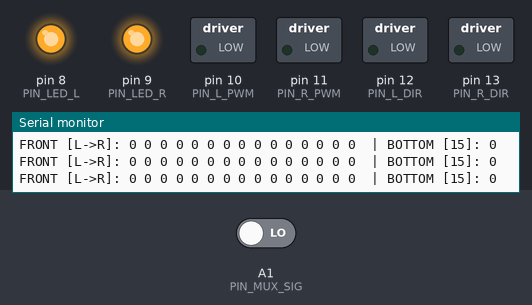
Recording of a sketch running on a simulated Arduino Leonardo, built with avr-gcc and run on an emulated ATmega32U4. Shown: switched loads named in the sketch (green lamp = pin HIGH), output pins drawn as LEDs (lit = HIGH), the last lines printed to the serial monitor. The test bench sets the inputs (shaded band); at power-on: A1 (PIN_MUX_SIG) LOW. Pins used as bus, display or sensor lines are not drawn.

Above: at 1.2 s.
1.3 s: A1 (PIN_MUX_SIG) driven HIGH
At 1.8 s:
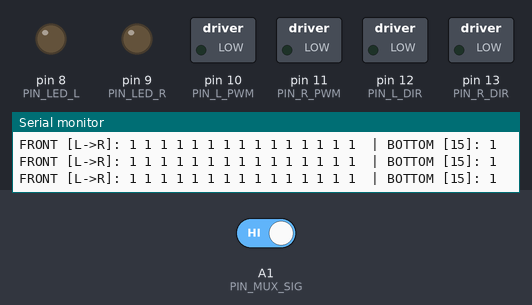
2.8 s: A1 (PIN_MUX_SIG) driven LOW
At 4.1 s:
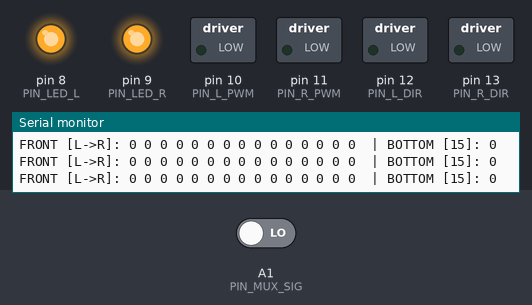
Timing chart, 0 to 5.8 s (numbered marks = the images above; inputs shaded):
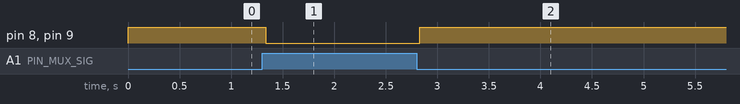

Measured:
- after the input at 1.3 s, pin 8 (PIN_LED_L), pin 9 (PIN_LED_R): HIGH → LOW at once
- after the input at 2.8 s, pin 8 (PIN_LED_L), pin 9 (PIN_LED_R): LOW → HIGH at once

The sketch:

ir_array_test.ino
```cpp
/*
 * JSumo XPulse - 16-Sensor Multiplexer Test
 * Board: Tools > Board > "Arduino Leonardo"
 * Serial Monitor: 115200 baud
 */

const uint8_t PIN_MUX_S0  = A2;  // Mux select bit 0 (LSB)
const uint8_t PIN_MUX_S1  = A4;  // Mux select bit 1
const uint8_t PIN_MUX_S2  = A5;  // Mux select bit 2
const uint8_t PIN_MUX_S3  = 4;   // Mux select bit 3 (MSB)
const uint8_t PIN_MUX_SIG = A1;  // Multiplexer signal output

const uint8_t PIN_LED_L   = 8;
const uint8_t PIN_LED_R   = 9;

// Motor pins (kept LOW so robot stays stationary)
const uint8_t PIN_L_PWM   = 10;
const uint8_t PIN_L_DIR   = 12;
const uint8_t PIN_R_PWM   = 11;
const uint8_t PIN_R_DIR   = 13;

uint8_t sensorVal[16];

void selectMuxChannel(uint8_t ch) {
  digitalWrite(PIN_MUX_S0, (ch & 0x01) ? HIGH : LOW);
  digitalWrite(PIN_MUX_S1, (ch & 0x02) ? HIGH : LOW);
  digitalWrite(PIN_MUX_S2, (ch & 0x04) ? HIGH : LOW);
  digitalWrite(PIN_MUX_S3, (ch & 0x08) ? HIGH : LOW);
  delayMicroseconds(25); // Allow multiplexer output to settle
}

void setup() {
  pinMode(PIN_MUX_S0, OUTPUT);
  pinMode(PIN_MUX_S1, OUTPUT);
  pinMode(PIN_MUX_S2, OUTPUT);
  pinMode(PIN_MUX_S3, OUTPUT);
  pinMode(PIN_MUX_SIG, INPUT);

  pinMode(PIN_LED_L, OUTPUT);
  pinMode(PIN_LED_R, OUTPUT);

  // Keep motors completely off
  pinMode(PIN_L_PWM, OUTPUT); pinMode(PIN_L_DIR, OUTPUT);
  pinMode(PIN_R_PWM, OUTPUT); pinMode(PIN_R_DIR, OUTPUT);
  digitalWrite(PIN_L_DIR, LOW); analogWrite(PIN_L_PWM, 0);
  digitalWrite(PIN_R_DIR, LOW); analogWrite(PIN_R_PWM, 0);

  Serial.begin(115200);
}

void loop() {
  bool leftTrigger = false;
  bool rightTrigger = false;

  // Read all 16 channels (0..14 = front V array, 15 = bottom centre)
  for (uint8_t ch = 0; ch < 16; ch++) {
    selectMuxChannel(ch);
    sensorVal[ch] = digitalRead(PIN_MUX_SIG);
  }

  // Front V array printed ch 14 (left) .. ch 0 (right), ch 7 = top centre
  Serial.print(F("FRONT [L->R]: "));
  for (int8_t i = 14; i >= 0; i--) {
    Serial.print(sensorVal[i]);
    Serial.print(' ');
    if (sensorVal[i] == LOW) {
      if (i >= 7) leftTrigger = true;
      if (i <= 7) rightTrigger = true;
    }
  }

  // Bottom centre (ch 15), straight-line sensor: lights both LEDs
  Serial.print(F(" | BOTTOM [15]: "));
  Serial.println(sensorVal[15]);
  if (sensorVal[15] == LOW) { leftTrigger = true; rightTrigger = true; }

  digitalWrite(PIN_LED_L, leftTrigger ? HIGH : LOW);
  digitalWrite(PIN_LED_R, rightTrigger ? HIGH : LOW);

  delay(80);
}
```
